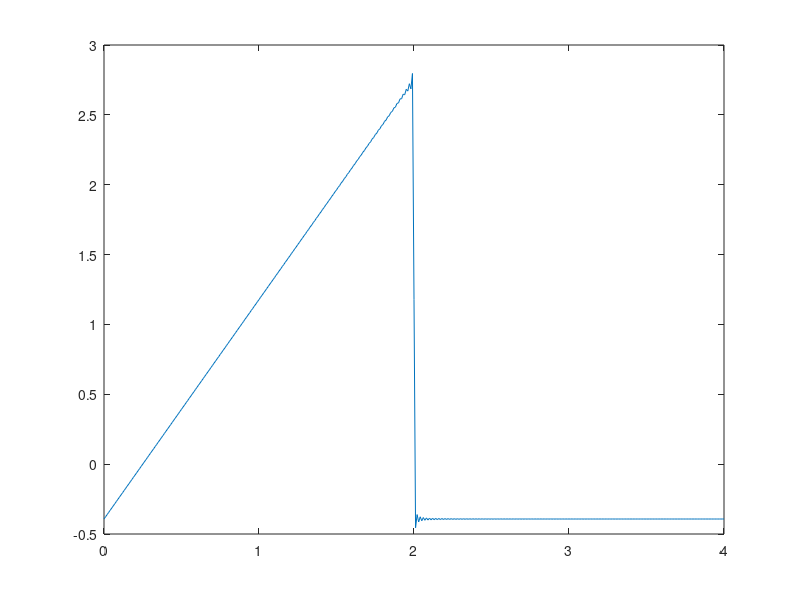

MATLAB code to generate this figure:
k=1;
a0=pi/4;
func=0;
final=0;
t=0:.01:4;
for k=1:1:1000
    bk=((0-1)*(cos(k*pi))/k);
    ak=((cos(k*pi))/(k*k*pi))-(1/(k*k*pi));
    
    func= bk*sin(k*(pi/2)*t);
    func1= ak*cos(k*(pi/2)*t);
    final= final+func+func1;
    plot(t,(a0/2)+final)
end